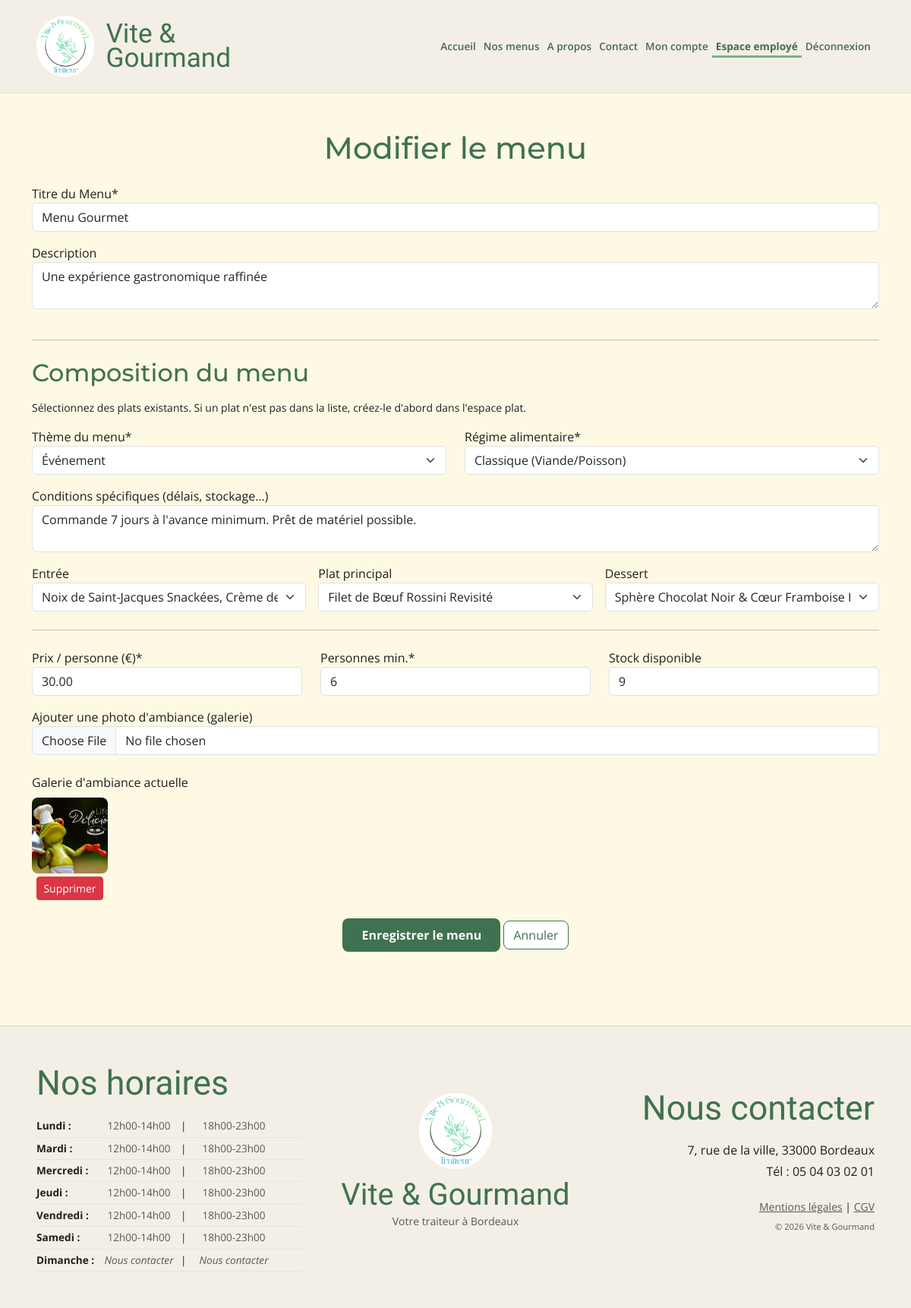
Screenshot of /app/public/employe-menu-form.php?id=3 (signed in) with the database file from the repository.
### tables this page shows
CREATE TABLE `menu` (
  `id_menu` int NOT NULL,
  `titre` varchar(150) NOT NULL,
  `description` text,
  `theme` enum('noel','paques','classique','evenement') NOT NULL,
  `regime` enum('classique','vegetarien','vegan') NOT NULL DEFAULT 'classique',
  `nb_personnes_min` int NOT NULL,
  `prix_personne` decimal(8,2) NOT NULL,
  `conditions_menu` text,
  `stock_disponible` int NOT NULL DEFAULT '0',
  `date_creation` datetime NOT NULL DEFAULT CURRENT_TIMESTAMP,
  `est_actif` tinyint(1) NOT NULL DEFAULT '1'
);

CREATE TABLE `image_menu` (
  `id_image_menu` int NOT NULL,
  `id_menu` int NOT NULL,
  `id_image` int NOT NULL,
  `ordre_affichage` int NOT NULL DEFAULT '0'
);

CREATE TABLE `image` (
  `id_image` int NOT NULL,
  `url_image` varchar(255) NOT NULL,
  `date_creation` datetime NOT NULL DEFAULT CURRENT_TIMESTAMP
);

CREATE TABLE `horaire` (
  `id_horaire` int NOT NULL,
  `jour_semaine` enum('lundi','mardi','mercredi','jeudi','vendredi','samedi','dimanche') NOT NULL,
  `service` enum('midi','soir') NOT NULL,
  `heure_ouverture` time DEFAULT NULL,
  `heure_fermeture` time DEFAULT NULL,
  `ouvert` tinyint(1) NOT NULL DEFAULT '1',
  `commentaire_fermeture` varchar(255) DEFAULT NULL
);

### app/src/Models/Menu.php (called while the page is built, shortened)
<?php
class Menu
{
  public static function getById(int $id): ?array
  {
    $pdo = Database::getConnection();
    $stmt = $pdo->prepare('SELECT * FROM menu WHERE id_menu = :id');
    $stmt->execute([':id' => $id]);
    return $stmt->fetch() ?: null;
  }
  public static function getImagesAvecId(int $idMenu): array
  {
    $pdo = Database::getConnection();
    $stmt = $pdo->prepare(
      "SELECT im.id_image_menu AS id_image, img.url_image
             FROM image_menu im
             JOIN image img ON img.id_image = im.id_image
             WHERE im.id_menu = :id ORDER BY im.ordre_affichage"
    );
    $stmt->execute([':id' => $idMenu]);
    return $stmt->fetchAll();
  }
}

### app/src/Models/Plat.php (called while the page is built, shortened)
<?php
class Plat
{
  public static function getAll(?string $type = null): array
  {
    $pdo = Database::getConnection();
    $sql = "SELECT p.*, img.url_image AS photo
                FROM plat p
                LEFT JOIN image img ON p.id_image = img.id_image";
    $params = [];
    if ($type !== null) {
      $sql .= " WHERE p.type_plat = :type";
      $params[':type'] = $type;
    }
    $sql .= " ORDER BY p.nom ASC";
    $stmt = $pdo->prepare($sql);
    $stmt->execute($params);
    return $stmt->fetchAll();
  }
  public static function getParMenuEtType(int $idMenu, string $type): ?array
  {
    $pdo = Database::getConnection();
    $sql = "SELECT p.*, img.url_image AS photo
                FROM plat p
                JOIN menu_plat mp ON mp.id_plat = p.id_plat
                LEFT JOIN image img ON p.id_image = img.id_image
                WHERE mp.id_menu = :id_menu AND p.type_plat = :type_plat
                LIMIT 1";
    $stmt = $pdo->prepare($sql);
    $stmt->execute([
      ':id_menu'   => $idMenu,
      ':type_plat' => $type
    ]);
    $plat = $stmt->fetch();
    return $plat ?: null;
  }
}

### app/src/Models/Horaire.php (called while the page is built, shortened)
<?php
class Horaire
{
  public static function getAll(): array
  {
    $pdo = Database::getConnection();
    $sql = "SELECT * FROM horaire ORDER BY FIELD(jour_semaine, 'lundi', 'mardi', 'mercredi', 'jeudi', 'vendredi', 'samedi', 'dimanche'), service";
    return $pdo->query($sql)->fetchAll();
  }
}

### app/public/employe-menu-form.php (the view, shortened to what this page needs)
<?php
require_once __DIR__ . '/../src/Models/Menu.php';
require_once __DIR__ . '/../src/Models/Plat.php';
$idMenu = isset($_GET['id']) ? (int) $_GET['id'] : (int) ($_POST['id_menu'] ?? 0);
$modeEdition = $idMenu > 0;
$menu = $modeEdition ? Menu::getById($idMenu) : null;
$entreesDispo = Plat::getAll('entree');
$platsDispo   = Plat::getAll('plat');
$dessertsDispo = Plat::getAll('dessert');
$valeurs = [
  'titre' => $menu['titre'] ?? '',
  'description' => $menu['description'] ?? '',
  'theme' => $menu['theme'] ?? 'classique',
  'regime' => $menu['regime'] ?? 'classique',
  'nb_personnes_min' => $menu['nb_personnes_min'] ?? 4,
  'prix_personne' => $menu['prix_personne'] ?? '',
  'conditions_menu' => $menu['conditions_menu'] ?? '',
  'stock_disponible' => $menu['stock_disponible'] ?? 10,
];
require_once __DIR__ . '/../views/partials/header.php';
$imagesExistantes = $modeEdition ? Menu::getImagesAvecId($idMenu) : [];
?>
<div class="container my-5">
  <h1 class="text-center mb-4"><?= $modeEdition ? 'Modifier le menu' : 'Créer un menu' ?></h1>
  <form method="post" action="/employe-menu-form.php<?= $modeEdition ? '?id=' . $idMenu : '' ?>" enctype="multipart/form-data" novalidate>
    <div class="row">
      <div class="col-md-12 mb-3">
        <label for="titre" class="vg-label">Titre du Menu*</label>
        <input type="text" id="titre" class="form-control vg-input" name="titre" required value="<?= htmlspecialchars($valeurs['titre']) ?>">
      </div>
      <div class="col-md-12 mb-3">
        <label for="description" class="vg-label">Description</label>
        <textarea class="form-control vg-input" id="description" name="description" rows="2"><?= htmlspecialchars($valeurs['description']) ?></textarea>
      </div>
    </div>
    <hr class="my-4">
    <h2 class="mb-3">Composition du menu</h2>
    <p class="vg-text-secondary small">Sélectionnez des plats existants. Si un plat n'est pas dans la liste, créez-le d'abord dans l'espace plat.</p>
    <div class="row">
      <div class="col-md-6 mb-3">
        <label for="theme" class="vg-label">Thème du menu*</label>
        <select name="theme" class="form-select vg-input" id="theme" required>
          <option value="evenement" <?= $valeurs['theme'] === 'evenement' ? 'selected' : '' ?>>Événement</option>
        </select>
      </div>
      <div class="col-md-6 mb-3">
        <label for="regime" class="vg-label">Régime alimentaire*</label>
        <select name="regime" class="form-select vg-input" id="regime" required>
          <option value="classique" <?= $valeurs['regime'] === 'classique' ? 'selected' : '' ?>>Classique (Viande/Poisson)</option>
        </select>
      </div>
    </div>
    <div class="mb-3">
      <label for="conditions_menu" class="vg-label">Conditions spécifiques (délais, stockage...)</label>
      <textarea class="form-control vg-input" id="conditions_menu" name="conditions_menu" rows="2"><?= htmlspecialchars($valeurs['conditions_menu']) ?></textarea>
    </div>
    <div class="row g-3">
      <div class="col-md-4">
        <label for="id_entree" class="vg-label">Entrée</label>
        <select name="id_entree" class="form-select vg-input" id="id_entree">
          <?php
          $platActuel = $modeEdition ? Plat::getParMenuEtType($idMenu, 'entree') : null;
          foreach ($entreesDispo as $p): ?>
            <option value="<?= $p['id_plat'] ?>" <?= ($platActuel && $platActuel['id_plat'] == $p['id_plat']) ? 'selected' : '' ?>>
              <?= htmlspecialchars($p['nom']) ?>
            </option>
          <?php endforeach; ?>
        </select>
      </div>
      <div class="col-md-4">
        <label for="id_plat" class="vg-label">Plat principal</label>
        <select name="id_plat" class="form-select vg-input" id="id_plat">
          <?php
          $platActuel = $modeEdition ? Plat::getParMenuEtType($idMenu, 'plat') : null;
          foreach ($platsDispo as $p): ?>
            <option value="<?= $p['id_plat'] ?>" <?= ($platActuel && $platActuel['id_plat'] == $p['id_plat']) ? 'selected' : '' ?>>
              <?= htmlspecialchars($p['nom']) ?>
            </option>
          <?php endforeach; ?>
        </select>
      </div>
      <div class="col-md-4">
        <label for="id_dessert" class="vg-label">Dessert</label>
        <select name="id_dessert" class="form-select vg-input" id="id_dessert">
          <?php
          $platActuel = $modeEdition ? Plat::getParMenuEtType($idMenu, 'dessert') : null;
          foreach ($dessertsDispo as $p): ?>
            <option value="<?= $p['id_plat'] ?>" <?= ($platActuel && $platActuel['id_plat'] == $p['id_plat']) ? 'selected' : '' ?>>
              <?= htmlspecialchars($p['nom']) ?>
            </option>
          <?php endforeach; ?>
        </select>
      </div>
    </div>
    <hr class="my-4">
    <div class="row">
      <div class="col-md-4 mb-3">
        <label for="prix_personne" class="vg-label">Prix / personne (€)*</label>
        <input type="number" step="0.01" class="form-control vg-input" name="prix_personne" id="prix_personne" required value="<?= htmlspecialchars((string)$valeurs['prix_personne']) ?>">
      </div>
      <div class="col-md-4 mb-3">
        <label for="nb_personnes_min" class="vg-label">Personnes min.*</label>
        <input type="number" class="form-control vg-input" name="nb_personnes_min" id="nb_personnes_min" value="<?= htmlspecialchars((string)$valeurs['nb_personnes_min']) ?>">
      </div>
      <div class="col-md-4 mb-3">
        <label for="stock_disponible" class="vg-label">Stock disponible</label>
        <input type="number" class="form-control vg-input" name="stock_disponible" id="stock_disponible" value="<?= htmlspecialchars((string)$valeurs['stock_disponible']) ?>">
      </div>
    </div>
    <div class="mb-4">
      <label for="photo" class="vg-label">Ajouter une photo d'ambiance (galerie)</label>
      <input type="file" class="form-control vg-input" name="photo" id="photo" accept="image/*">
    </div>
    <?php if (!empty($imagesExistantes)): ?>
      <div class="mb-4">
        <label for="galerie_ambiance" class="vg-label d-block mb-2">Galerie d'ambiance actuelle</label>
        <div class="d-flex gap-3 flex-wrap">
          <?php foreach ($imagesExistantes as $image): ?>
            <div class="text-center">
              <img src="<?= htmlspecialchars($image['url_image']) ?>" style="width:100px;height:100px;object-fit:cover;border-radius:8px;" alt="Ambiance">
              <br>
              <button type="submit" name="action" value="supprimer_image" onclick="document.getElementById('id_image_del').value='<?= $image['id_image'] ?>';" class="btn btn-danger btn-sm mt-1">Supprimer</button>
            </div>
          <?php endforeach; ?>
        </div>
      </div>
    <?php endif; ?>
    <div class="text-center mt-4">
      <button type="submit" class="btn btn-vg-primary">Enregistrer le menu</button>
      <a href="/employe-menus.php" class="btn btn-vg-secondary">Annuler</a>
    </div>
  </form>
</div>
<?php require_once __DIR__ . '/../views/partials/footer.php'; ?>

### app/views/partials/footer.php (shortened to what this page needs)
<?php
require_once __DIR__ . '/../../src/Models/Horaire.php';
$horairesGroupes = [];
try {
  $tousLesHoraires = Horaire::getAll();
  foreach ($tousLesHoraires as $h) {
    $horairesGroupes[$h['jour_semaine']][] = $h;
  }
} catch (Exception $e) {
  $horairesGroupes = [];
}
if (!function_exists('formaterHeure')) {
  function formaterHeure(?string $heure): string
  {
    return $heure ? (new DateTime($heure))->format('H\hi') : '';
  }
}
?>
</main>
<footer class="vg-footer mt-5">
  <div class="container-fluid px-4 px-lg-5">
    <div class="row g-4 align-items-center">
      <div class="col-lg-4">
        <h3 class="vg-footer-title">Nos horaires</h3>
        <div class="mx-auto mx-lg-0" style="max-width: 350px;">
          <?php foreach ($horairesGroupes as $jour => $services): ?>
            <div class="vg-footer-horaire-row">
              <div class="fw-bold"><?= ucfirst($jour) ?> :</div>
              <?php foreach ($services as $index => $s): ?>
                <div class="text-center text-muted">
                  <?= $s['ouvert']
                    ? formaterHeure($s['heure_ouverture']) . '-' . formaterHeure($s['heure_fermeture'])
                    : '<i>' . htmlspecialchars($s['commentaire_fermeture'] ?: 'Fermé') . '</i>'
                  ?>
                </div>
                <?php if ($index === 0): ?><div>|</div><?php endif; ?>
              <?php endforeach; ?>
            </div>
          <?php endforeach; ?>
        </div>
      </div>
      <div class="col-lg-4 text-center">
        <a href="/index.php" class="text-decoration-none vg-footer-brand">
          <img src="/images/logo.png" alt="Logo">
          <h3 class="font-italianno" style="font-size: 2.5rem; color: var(--vg-vert-fonce); margin-bottom:0;">Vite & Gourmand</h3>
        </a>
        <p class="text-muted small">Votre traiteur à Bordeaux</p>
      </div>
      <div class="col-lg-4 text-center text-lg-end">
        <h3 class="vg-footer-title">Nous contacter</h3>
        <p class="mb-1">7, rue de la ville, 33000 Bordeaux</p>
        <p class="mb-4">Tél : 05 04 03 02 01</p>
        <div class="small">
          <a href="/mentions-legales.php" class="text-muted">Mentions légales</a> |
          <a href="/cgv.php" class="text-muted">CGV</a>
          <p class="mt-2 text-muted" style="font-size: 0.7rem;">&copy; <?= date('Y') ?> Vite & Gourmand</p>
        </div>
      </div>
    </div>
  </div>
</footer>
</body>
</html>

### app/public/css/style.css (style rules this page uses)
:root { --vg-vert-sauge: #7baf8b; --vg-vert-fonce: #3f7250; --vg-beige-clair: #f4efe6; --vg-jaune-clair: #fdf9e3; --vg-blanc: #ffffff; --vg-gris-chaud: #6f6f6f; --vg-gris-clair: #e6e6e6; --vg-orange: #e8a15b; --vg-rouge: #d96c6c; --vg-font-titres: "Montserrat", sans-serif; --vg-font-paragraphes: "Open Sans", sans-serif; }
html, body { height: 100%; }
body { display: flex; flex-direction: column; min-height: 100vh; background-color: var(--vg-jaune-clair); font-family: var(--vg-font-paragraphes); color: #1f1f1f; overflow-x: hidden; }
h1, h2, h3, .vg-titre { font-family: var(--vg-font-titres); color: var(--vg-vert-fonce); }
.font-italianno { font-family: "Italianno", cursive !important; }
.vg-footer { flex-shrink: 0; background-color: var(--vg-beige-clair); border-top: 1px solid rgba(0, 0, 0, 0.1); padding: 3rem 0; }
.vg-footer-title { font-family: "Italianno", cursive; color: var(--vg-vert-fonce); font-size: 2.8rem; margin-bottom: 1rem; }
.vg-footer-brand img { height: 100px !important; width: auto; margin-bottom: 10px; }
.vg-footer-horaire-row { display: grid; grid-template-columns: 80px 110px 15px 110px; align-items: center; font-size: 0.85rem; padding: 4px 0; border-bottom: 1px solid rgba(0, 0, 0, 0.05); }
.btn-vg-primary { background-color: var(--vg-vert-fonce); color: white; border: none; border-radius: 8px; padding: 10px 25px; font-weight: 700; }
.btn-vg-secondary { border: 1px solid var(--vg-vert-fonce); color: var(--vg-vert-fonce); background: white; border-radius: 8px; }

### rows the page displays
menu: titre "Menu Gourmet", description "Une expérience gastronomique raffinée", theme "Événement", regime "Classique (Viande/Poisson)", conditions_menu "Commande 7 jours à l'avance minimum. Prêt de matériel possible.", prix_personne "30.00", nb_personnes_min "6", stock_disponible "9"
image_menu: id_image.url_image (picture), $image['id_image'] 4 (drawn)
horaire: heure_ouverture "12h00", heure_fermeture "14h00"
horaire: heure_ouverture "18h00", heure_fermeture "23h00"
horaire: heure_ouverture "12h00", heure_fermeture "14h00"
horaire: heure_ouverture "18h00", heure_fermeture "23h00"
horaire: heure_ouverture "12h00", heure_fermeture "14h00"
horaire: heure_ouverture "18h00", heure_fermeture "23h00"
horaire: heure_ouverture "12h00", heure_fermeture "14h00"
horaire: heure_ouverture "18h00", heure_fermeture "23h00"
horaire: heure_ouverture "12h00", heure_fermeture "14h00"
horaire: heure_ouverture "18h00", heure_fermeture "23h00"
horaire: heure_ouverture "12h00", heure_fermeture "14h00"
horaire: heure_ouverture "18h00", heure_fermeture "23h00"
horaire: commentaire_fermeture "Nous contacter"
horaire: commentaire_fermeture "Nous contacter"

### other values shown
$jour "Lundi"
$jour "Mardi"
$jour "Mercredi"
$jour "Jeudi"
$jour "Vendredi"
$jour "Samedi"
$jour "Dimanche"
form field id_entree "Noix de Saint-Jacques Snackées, Crème de Chou-Fleur Truffée"
form field id_plat "Filet de Bœuf Rossini Revisité"
form field id_dessert "Sphère Chocolat Noir & Cœur Framboise Intense"
